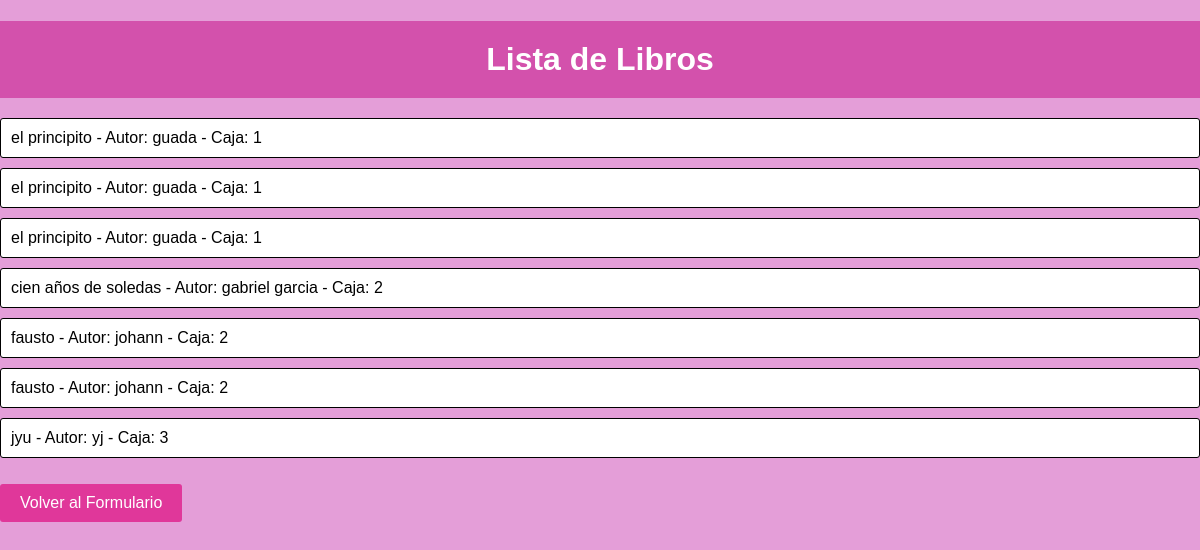
/biblioteca/listadelibro.php, run on the app's committed database.
### tables this page shows
CREATE TABLE `biblioteca` (
  `id` int(10) NOT NULL,
  `titulo` varchar(50) NOT NULL,
  `autor` varchar(50) NOT NULL,
  `caja` int(11) NOT NULL
);

### biblioteca/listadelibro.php (the view, shortened to what this page needs)
<?php
$conexion = mysqli_connect("localhost", "root","","guada") or exit ("no se puede conectar");
$sql = "SELECT * FROM biblioteca";
$resultado = $conexion->query($sql);
?>
<!DOCTYPE html>
<html lang="es">
<head>
    <link rel="stylesheet" href="styles.css">
</head>
<body>
    <h1>Lista de Libros</h1>
    <ul>
        <?php
        if ($resultado->num_rows > 0) {
            while ($row = $resultado->fetch_assoc()) {
                echo "<li>{$row['titulo']} - Autor: {$row['autor']} - Caja: {$row['caja']}</li>";
            }
        } else {
            echo "No se encontraron libros.";
        }
        ?>
    </ul>
    <a href="index.php" class="boton">Volver al Formulario</a>
</body>
</html>

### biblioteca/styles.css (style rules this page uses)
body { font-family: Arial, sans-serif; background-color: #e49ed8; margin: 0; padding: 0; }
h1 { background-color: #d351ac; color: #fff; padding: 20px; text-align: center; margin-bottom: 20px; }
ul { list-style-type: none; padding: 0; }
li { background-color: #fff; margin-bottom: 10px; padding: 10px; border: 1px solid #000000; border-radius: 3px; }
.boton { display: inline-block; padding: 10px 20px; background-color: #e0379a; color: #fff; text-decoration: none; border-radius: 3px; margin-top: 10px; }

### data on the page
biblioteca: titulo "el principito", autor "guada", caja "1"
biblioteca: titulo "el principito", autor "guada", caja "1"
biblioteca: titulo "el principito", autor "guada", caja "1"
biblioteca: titulo "cien años de soledas", autor "gabriel garcia", caja "2"
biblioteca: titulo "fausto", autor "johann", caja "2"
biblioteca: titulo "fausto", autor "johann", caja "2"
biblioteca: titulo "jyu", autor "yj", caja "3"
